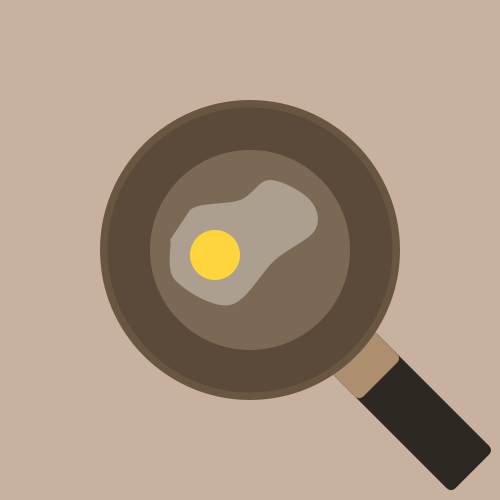
Frame 1 (no input)
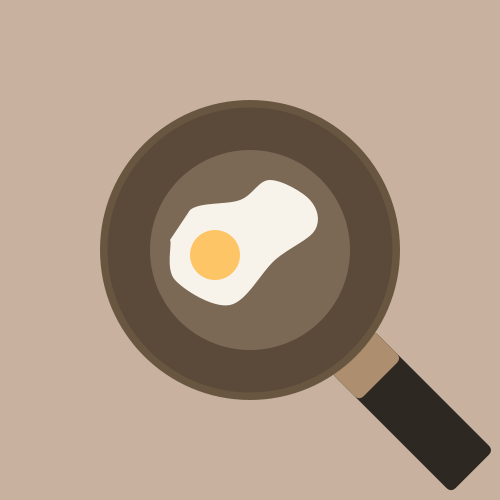
Frame 60 (the mouse pressed at the canvas centre just before this capture)
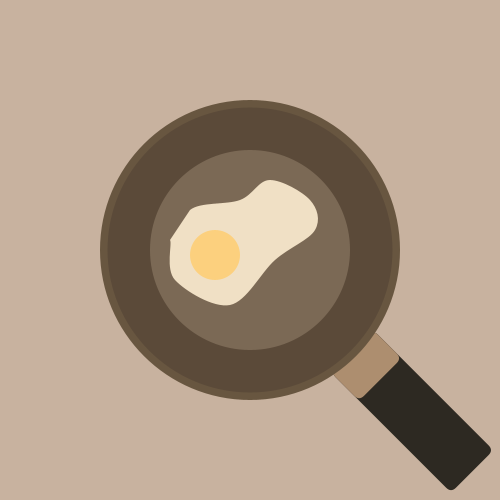
Frame 120 (the mouse held since frame 60 and released just before this capture)

The Processing sketch that drew these frames (run headless with seeded random() and noise(); from frame 60 on, the mouse is pressed at the canvas centre):

// Processing sketch: Exercise2_2Problem3ColorChangeCarolineYau
// ── Exercise2_2Problem3ColorChangeCarolineYau.pde
//Caroline Yau
//Exercise 2.2 In Motion

//Program 3. Color Change
//Fried Egg

int time1 = 1000;
int time2 = 2000;
int time3 = 3000;
int time4 = 4000;

int currentTime; 
int passedTime; 
int savedTime = 0;

void setup(){
  size(500, 500);
}

void draw(){
  background(#c8b29f);
  currentTime = millis();
  passedTime = currentTime - savedTime;
  noStroke();
  smooth();

  pushMatrix(); //draw handle
  translate(-150,330);
  rotate(radians(-45));
  fill(#2d2922);
  rect(310, 370, 60, 170, 7); 
  fill(#ad8e6f);
  rect(310, 370, 60, 40, 7);
  popMatrix();
  
  fill(#685640); //draw pan
  ellipse(250, 250, 300, 300);
  fill(#5b4a39);
  ellipse(250, 250, 285, 285);
  fill(#7b6955);
  ellipse(250, 250, 200, 200);
  
  if (passedTime < time1){
    fill(#f7f2ea, 100); //egg white 0
  }
  if ((passedTime > time1) && (passedTime < time2)){
    fill(#f8f3ea); //egg white 1
  }
  if ((passedTime > time2) && (passedTime < time3)){
    fill(#f0e0c5); //egg white 2
  }
  if ((passedTime > time3) && (passedTime < time4)){
    fill(#181818); //egg white 3
  }
  beginShape(); //draw egg white
  curveVertex(180, 250);
  curveVertex(190, 210);
  curveVertex(240, 200);
  curveVertex(270, 180);
  curveVertex(310, 200);
  curveVertex(315, 230);
  curveVertex(275, 260);
  curveVertex(230, 305);
  curveVertex(175, 280);
  curveVertex(170, 240);
  curveVertex(160, 260);
  endShape();
  
  if (passedTime < time1){
    fill(#fed53c); //egg yolk 0
  }
  if ((passedTime > time1) && (passedTime < time2)){
    fill(#fec567); //egg yolk 1
  }
  if ((passedTime > time2) && (passedTime < time3)){
    fill(#fcd07e); //egg yolk 2
  }
  if ((passedTime > time3) && (passedTime < time4)){
    fill(#594838); //egg yolk 3
  }
  
  ellipse(215, 255, 50, 50); //draw egg yolk
  
  if (passedTime > time4){
    savedTime = millis(); //reset
  }
}
